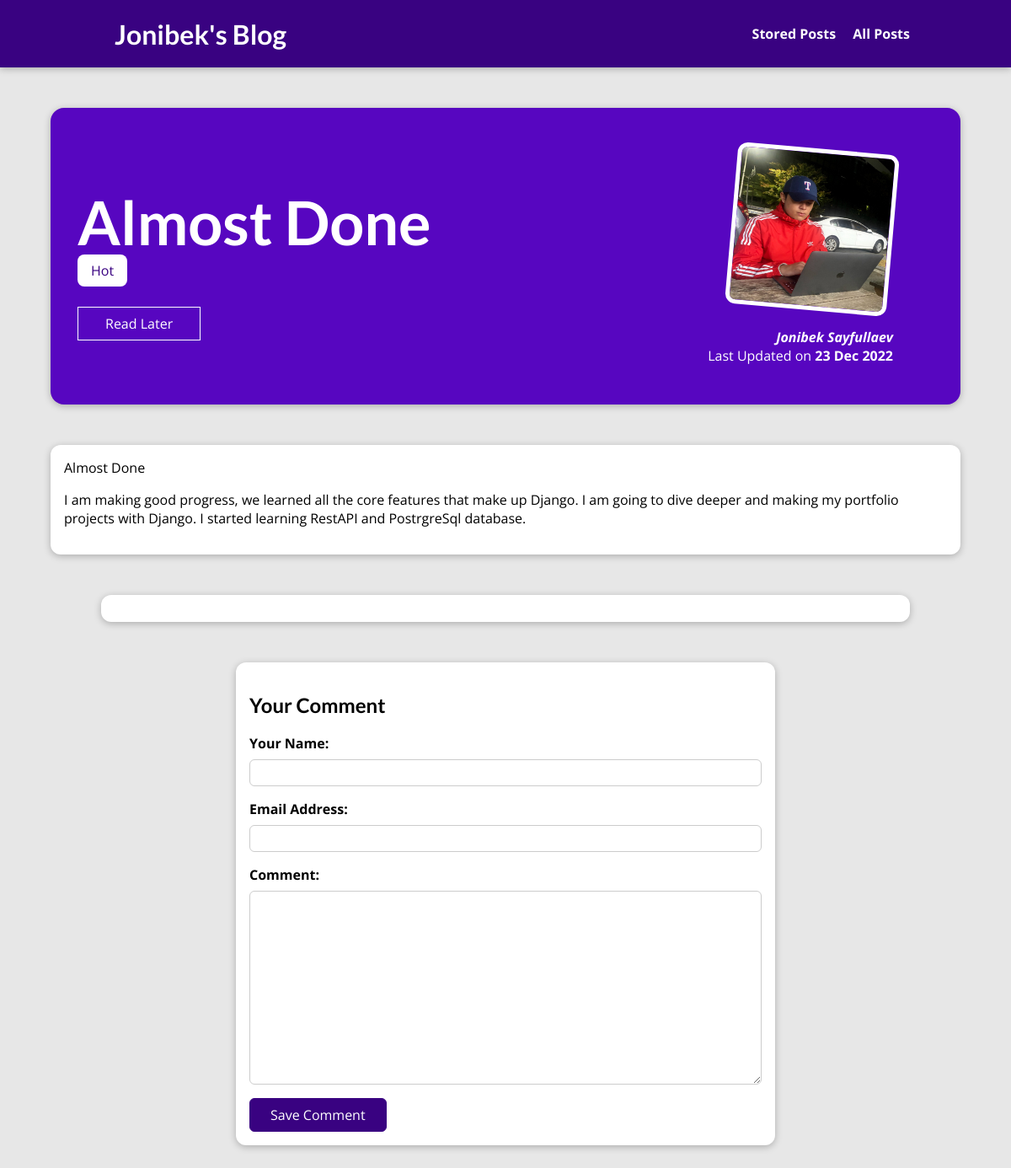
/posts/almost-done, run on the app's committed database.
### blog/models.py (models this page shows, shortened)
class Post(models.Model):
    title = models.CharField(max_length=150)
    excerpt = models.CharField(max_length=200)
    image = models.ImageField(upload_to="posts", null=True)
    date = models.DateField(auto_now=True)
    slug = models.SlugField(unique=True, db_index=True)
    content = models.TextField()
    author = models.ForeignKey(
        Author, on_delete=models.SET_NULL, null=True, related_name='posts')
    tags = models.ManyToManyField(Tag)

class Tag(models.Model):
    caption = models.CharField(max_length=20)

class Author(models.Model):
    first_name = models.CharField(max_length=100)
    last_name = models.CharField(max_length=100)
    email_address = models.EmailField(max_length=254)
    def full_name(self):
        return f"{self.first_name} {self.last_name}"
    def __str__(self):
        return self.full_name()

### blog/views.py (the view, shortened to what this page needs)
# urls.py: path("posts/<slug:slug>", views.PostDetailView.as_view(),
class PostDetailView(View):
    def get(self, request, slug):
        post = Post.objects.get(slug=slug)
        context = {
            "post": post,
            "post_tags": post.tags.all(),
            "comment_form": CommentForm(),
            "comments": post.comments.all().order_by('-id')
        }
        return render(request, 'blog/post-detail.html', context)

### blog/forms.py
class CommentForm(forms.ModelForm):
    class Meta:
        model = Comment
        exclude = ["post"]
        labels = {
            "user_name": "Your Name",
            "user_email": "Email Address",
            "text": "Comment"
        }

### blog/templates/blog/post-detail.html (shortened to what this page needs)
{% extends 'base.html' %}
{% load static %}
{% block css_files %}
    <link rel="stylesheet" href="{% static 'blog/post-detail.css' %}">
{% endblock css_files %}
{% block content %}
    <section id="summary">
        <h2>{{post.title}}</h2>
        <div class="span">
            {% for tag in post_tags %}
                <span class="tag">{{tag.caption}}</span>
            {% endfor %}
        </div>
        <div id="read-later">
            <form action="{% url 'read-later' %}" method="POST">
                <button>Read Later</button>
            </form>
        </div>
        <article>
            <img src="{{post.image.url}}" alt="Post Title">
            <address><a href="mailto:{{post.author.email_address}}">{{post.author}}</a></address>
            <div>
                Last Updated on <time>{{post.date|date:"d M Y"}}</time>
            </div>
        </article>
    </section>
    <main>
        {{post.title}}
        {{post.content|linebreaks}}
    </main>
    <section id="comments">
    </section>
    <section id="comment-form">
        <h1>Your Comment</h1>
        <form action="{% url 'post_detail_page' post.slug %}" method="POST">
            {% for form_field in comment_form %}
            <div class="form-control {% if form_field.errors %}invalid{% endif %}">
                {{form_field.label_tag}}
                {{form_field}}
            </div>
            {% endfor %}
                <button>Save Comment</button>
        </form>
    </section>
{% endblock content %}

### static/app.css (style rules this page uses)
* { box-sizing: border-box; }
html { font-family: 'Open Sans', 'Lato', sans-serif; }
body { margin: 0; }
h1, h2, h3 { font-family: 'Lato', sans-serif; font-weight: bold; }

### blog/static/blog/post-detail.css (style rules this page uses)
body { background-color: #e7e7e7; }
#summary { margin: 8rem auto 3rem auto; padding: 2rem; width: 90%; max-width: 90rem; border-radius: 16px; background-color: #5706c0; position: relative; box-shadow: 0 2px 8px rgba(0, 0, 0, 0.25); height: 22rem; }
#summary h2 { color: white; font-size: 4.5rem; margin-bottom: 0.25rem; }
#summary article { position: absolute; top: 2rem; right: 3rem; padding: 1rem 2rem; border-radius: 12px; text-align: right; color: white; }
#summary article img { width: 12rem; height: 12rem; border-radius: 12px; transform: rotateZ(5deg); border: 5px solid white; margin-bottom: 1rem; }
#summary address { font-weight: bold; }
#summary a { color: white; text-decoration: none; }
#summary time { font-weight: bold; }
.tag { background-color: white; color: #390281; padding: 0.5rem 1rem; border-radius: 8px; }
#read-later { margin: 2rem 0; }
#read-later button { background-color: transparent; border: 1px solid white; padding: 0.5rem 2rem; font: inherit; color: white; cursor: pointer; }
main { width: 90%; max-width: 90rem; margin: 3rem auto; background-color: white; padding: 1rem; border-radius: 12px; box-shadow: 0 2px 8px rgba(0, 0, 0, 0.25); }
#comment-form { margin: 3rem auto; width: 90%; max-width: 40rem; border-radius: 12px; background-color: white; box-shadow: 0 2px 8px rgba(0, 0, 0, 0.25); padding: 1rem; }
#comment-form button { font: inherit; background-color: #390281; color: white; border: 1px solid #390281; padding: 0.5rem 1.5rem; border-radius: 6px; cursor: pointer; }
.form-control { margin-bottom: 1rem; }
.form-control label { font-weight: bold; margin-bottom: 0.5rem; display: block; }
.form-control input, .form-control textarea { display: block; width: 100%; font: inherit; padding: 0.25rem; border-radius: 6px; border: 1px solid #ccc; }
#comments { margin: 3rem auto; width: 90%; max-width: 60rem; border-radius: 12px; background-color: white; box-shadow: 0 2px 8px rgba(0, 0, 0, 0.25); padding: 1rem 2rem; font-weight: bold; }

### data on the page
Post: title "Almost Done", image (picture), author "Jonibek Sayfullaev", date "23 Dec 2022", content "I am making good progress, we learned all the core features that make up Django. I am going to dive deeper and making my portfolio projects with Django. I started learning RestAPI and PostrgreSql database."
Tag: caption "Hot"
